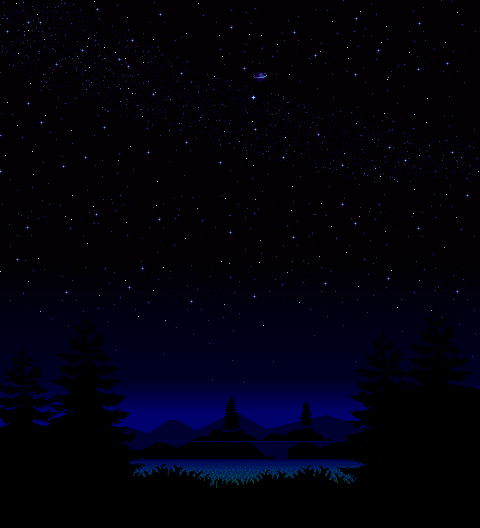

A level layout from a 2D game, rendered from its tile map. Below: a short description, then the map file with tile-grid data replaced by summaries:
An orthogonal 30x33 tile map with 16x16 px tiles, 2 tile layers (Back, AlwaysFront), 2 hidden layers not drawn.

<map version="1.9" tiledversion="1.9.2" orientation="orthogonal" renderorder="right-down" compressionlevel="0" width="30" height="33" tilewidth="16" tileheight="16" infinite="0" nextlayerid="9" nextobjectid="1">
 <tileset firstgid="1" name="bg" tilewidth="16" tileheight="16" tilecount="990" columns="30">
  <image source="nightSceneFireworksBG.png" width="480" height="528" />
 </tileset>
 <layer id="1" name="Back" width="30" height="33">
  <data>[990 cells, 990 non-empty, 990 distinct tile ids]</data>
 </layer>
 <layer id="2" name="Buildings" width="30" height="33" visible="0">
  <data>[990 cells, 0 non-empty, 0 distinct tile ids]</data>
 </layer>
 <layer id="3" name="Front" width="30" height="33" visible="0">
  <data>[990 cells, 990 non-empty, 990 distinct tile ids]</data>
 </layer>
 <layer id="4" name="AlwaysFront" width="30" height="33">
  <data>[990 cells, 0 non-empty, 0 distinct tile ids]</data>
 </layer>
 <objectgroup id="5" name="Back" />
 <objectgroup id="6" name="Buildings" />
 <objectgroup id="7" name="Front" />
 <objectgroup id="8" name="AlwaysFront" />
</map>
